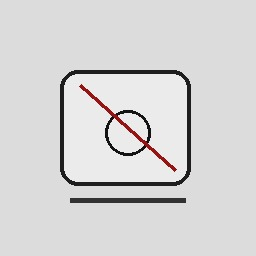
#> input picture vision_career_practice/data/raw/L1_camA_front_bright_NG_IMG_0001.jpg, 256 x 256 px; its folder holds only this picture in this run
$ python week06_image_augmentation_examples.py
#> lines starting #> are read from the running program, lines starting #| are printed output that depends on the picture
from pathlib import Path
import cv2
import numpy as np

src = sorted(Path('data/raw').glob('*.jpg'))[0]
img = cv2.imread(str(src))
#> img is the input picture: shape (256, 256, 3); mean B, G, R 213.6, 213.6, 214.5
out_dir = Path('data/processed')
out_dir.mkdir(parents=True, exist_ok=True)

# 밝기 증가
bright = cv2.convertScaleAbs(img, alpha=1.0, beta=40)
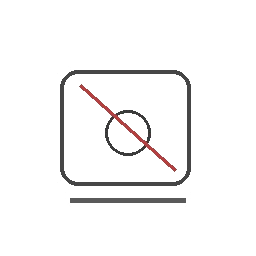
#> bright: shape (256, 256, 3); mean B, G, R 246.1, 246.1, 246.8
cv2.imwrite(str(out_dir / 'bright_example.jpg'), bright)

# 블러
blur = cv2.GaussianBlur(img, (9, 9), 0)
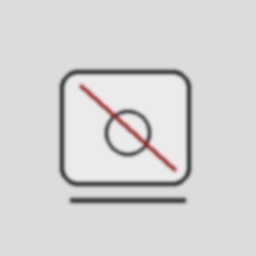
#> blur: shape (256, 256, 3); mean B, G, R 213.6, 213.6, 214.5
cv2.imwrite(str(out_dir / 'blur_example.jpg'), blur)

# 노이즈
noise = np.random.normal(0, 12, img.shape).astype(np.int16)
noisy = np.clip(img.astype(np.int16) + noise, 0, 255).astype(np.uint8)
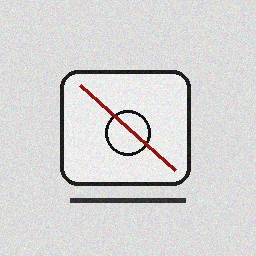
#> noisy: shape (256, 256, 3); mean B, G, R 213.6, 213.6, 214.5
cv2.imwrite(str(out_dir / 'noisy_example.jpg'), noisy)

print('증강 예제 저장 완료:', out_dir)
